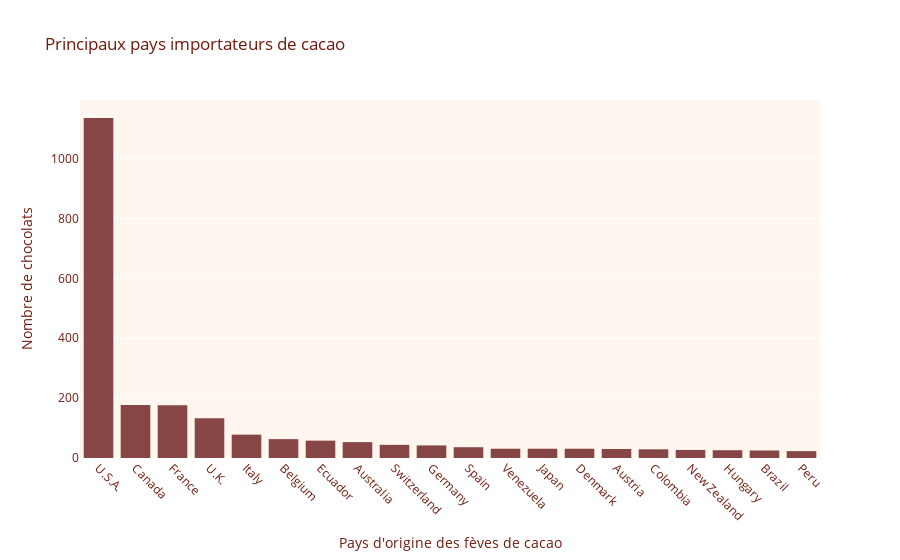

Notebook source saved alongside this figure:
### Code cell
databis = data.copy()
databis['company_location'] = databis['company_location'].apply(lambda x: x if databis['company_location'].value_counts()[x] > 20 else 'Blend')

fig = px.histogram(databis[databis['company_location'] != 'Blend'], x='company_location', color_discrete_sequence=palette, title="Principaux pays importateurs de cacao")
fig.update_xaxes(categoryorder='total descending', tickangle=45)
fig.update_layout(xaxis_title='Pays d\'origine des fèves de cacao', yaxis_title='Nombre de chocolats')
fig.update_layout(plot_bgcolor=background_color, font_color=text_color)
fig.update_traces(marker=dict(color=palette[0]))
fig.show()

### Figure 1 — Plotly figure (JSON) as saved in the notebook; plotly's stock layout.template omitted (floating-point values rounded to 4 significant figures; data arrays with more than 128 entries replaced by an {"elided": "..."} marker saying what was removed)
{"data": [{"alignmentgroup": "True", "bingroup": "x", "hovertemplate": "company_location=%{x}<br>count=%{y}<extra></extra>", "legendgroup": "", "marker": {"color": "#874646", "pattern": {"shape": ""}}, "name": "", "offsetgroup": "", "orientation": "v", "showlegend": false, "type": "histogram", "x": {"elided": "2249 str values"}, "xaxis": "x", "yaxis": "y"}], "layout": {"barmode": "relative", "font": {"color": "#6f1c0e"}, "legend": {"tracegroupgap": 0}, "plot_bgcolor": "#fff7ef", "title": {"text": "Principaux pays importateurs de cacao"}, "xaxis": {"anchor": "y", "categoryorder": "total descending", "domain": [0, 1], "tickangle": 45, "title": {"text": "Pays d'origine des fèves de cacao"}}, "yaxis": {"anchor": "x", "domain": [0, 1], "title": {"text": "Nombre de chocolats"}}}}
